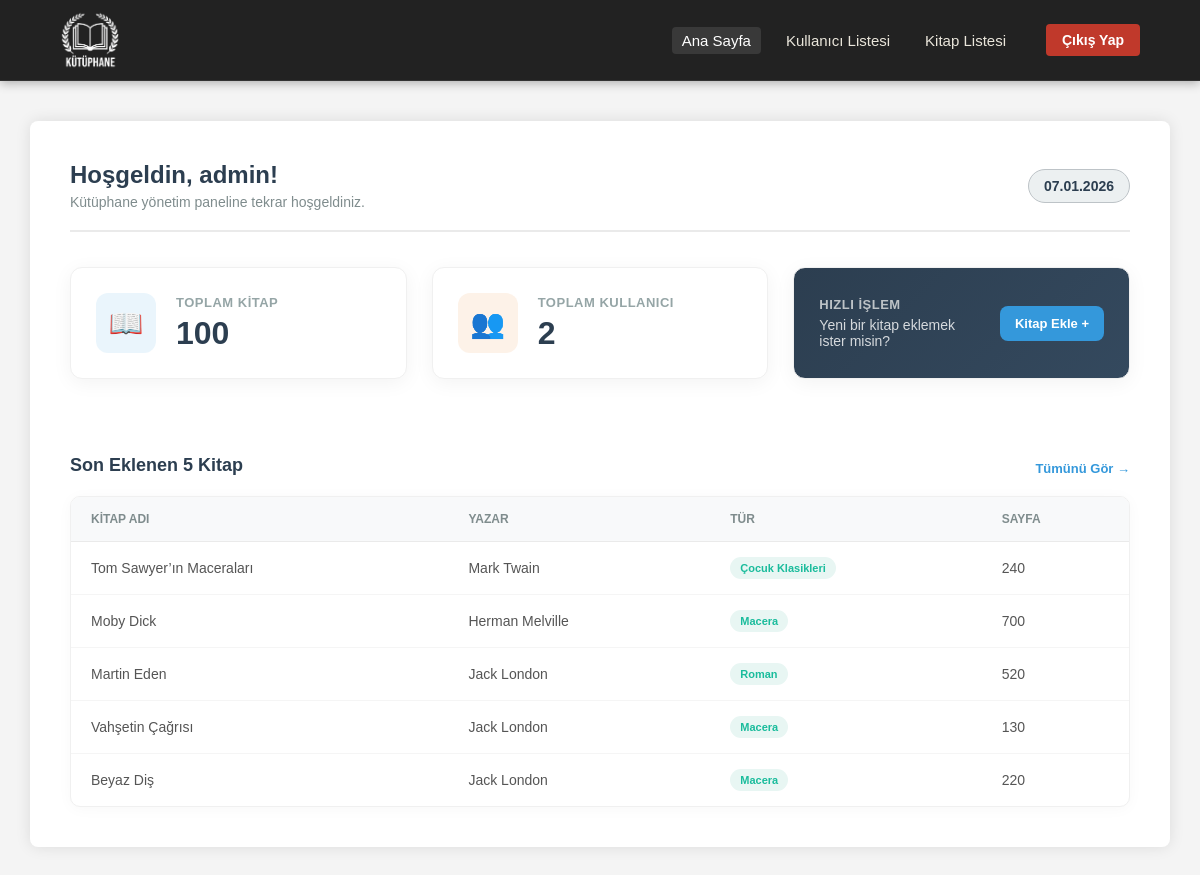
Screenshot of /index.php (signed in) with the database file from the repository.
### tables this page shows
CREATE TABLE `kitaplar` (
  `id` int NOT NULL,
  `kitap_adi` varchar(255) NOT NULL,
  `kitap_yazar` varchar(255) NOT NULL,
  `kitap_tur` varchar(100) NOT NULL,
  `sayfa_sayisi` int NOT NULL
);

### index.php (the view, shortened to what this page needs)
<?php
require_once 'db.php';
?>
<!DOCTYPE html>
<html lang="tr">
<head>
    <link rel="stylesheet" href="css/index.css">
</head>
<body>
    <header class="ust-kisim">
        <div class="kapsayici">
            <div class="logo-kutusu">
                <a href='index.php'>
                    <img src="images/logo/logo.png" alt="Kütüphane Logosu">
                </a>
            </div>
            <nav class="menu-alani">
                <div class="sayfa-linkleri">
                    <a href="index.php"
                        class="<?php echo (!isset($_GET['sayfa']) || $_GET['sayfa'] == 'anasayfa') ? 'secili-sayfa' : ''; ?>">
                        Ana Sayfa
                    </a>
                    <a href="index.php?sayfa=kullanicilar"
                        class="<?php echo (isset($_GET['sayfa']) && $_GET['sayfa'] == 'kullanicilar') ? 'secili-sayfa' : ''; ?>">
                        Kullanıcı Listesi
                    </a>
                    <a href="index.php?sayfa=kitaplar"
                        class="<?php echo (isset($_GET['sayfa']) && $_GET['sayfa'] == 'kitaplar') ? 'secili-sayfa' : ''; ?>">
                        Kitap Listesi
                    </a>
                </div>
                <a href="cikis.php" class="cikis-yap-btn">Çıkış Yap</a>
            </nav>
        </div>
    </header>
    <div class="icerik-alani">
        <div class="kapsayici beyaz-kutu">
            <?php
            $sayfa = isset($_GET['sayfa']) ? $_GET['sayfa'] : 'anasayfa';
            switch ($sayfa) {
                case 'anasayfa':
                    $kitap_sor = $db->prepare("SELECT COUNT(*) FROM kitaplar");
                    $kitap_sor->execute();
                    $kitap_sayisi = $kitap_sor->fetchColumn();
                    $uye_sor = $db->prepare("SELECT COUNT(*) FROM uyeler");
                    $uye_sor->execute();
                    $uye_sayisi = $uye_sor->fetchColumn();
                    ?>
                    <div class="panel-genel">
                        <div class="hosgeldin-yazisi">
                            <div>
                                <h2>Hoşgeldin, <?php echo $_SESSION['kullanici_adi']; ?>!</h2>
                                <p>Kütüphane yönetim paneline tekrar hoşgeldiniz.</p>
                            </div>
                            <div class="tarih-etiketi"><?php echo date("d.m.Y"); ?></div>
                        </div>
                        <div class="kutu-listesi">
                            <a href="index.php?sayfa=kitaplar" class="istatistik-kutu" style="text-decoration: none; color: inherit;">
                                <div class="ikon-kutusu mavi">
                                    📖
                                </div>
                                <div class="istatistik-bilgi">
                                    <span class="etiket">Toplam Kitap</span>
                                    <span class="deger"><?php echo $kitap_sayisi; ?></span>
                                </div>
                            </a>
                            <a href="index.php?sayfa=kullanicilar" class="istatistik-kutu" style="text-decoration: none; color: inherit;">
                                <div class="ikon-kutusu turuncu">
                                    👥
                                </div>
                                <div class="istatistik-bilgi">
                                    <span class="etiket">Toplam Kullanıcı</span>
                                    <span class="deger"><?php echo $uye_sayisi; ?></span>
                                </div>
                            </a>
                            <div class="istatistik-kutu islem-karti">
                                <div class="istatistik-bilgi">
                                    <span class="etiket">Hızlı İşlem</span>
                                    <p>Yeni bir kitap eklemek ister misin?</p>
                                </div>
                                <a href="index.php?sayfa=kitap_ekle" class="islem-butonu">Kitap Ekle +</a>
                            </div>
                        </div>
                        <br><br>
                        <div class="bolum-basligi">
                            <h3>Son Eklenen 5 Kitap</h3>
                            <a href="index.php?sayfa=kitaplar" class="tumunu-gor">Tümünü Gör →</a>
                        </div>
                        <?php
                        $son_kitaplar = $db->prepare("SELECT * FROM kitaplar ORDER BY id DESC LIMIT 5");
                        $son_kitaplar->execute();
                        $sonuclar = $son_kitaplar->fetchAll(PDO::FETCH_ASSOC);
                        ?>
                        <table class="yeni-tablo">
                            <thead>
                                <tr>
                                    <th>Kitap Adı</th>
                                    <th>Yazar</th>
                                    <th>Tür</th>
                                    <th>Sayfa</th>
                                </tr>
                            </thead>
                            <tbody>
                                <?php if(count($sonuclar) > 0) { ?>
                                    <?php foreach($sonuclar as $k){ ?>
                                    <tr>
                                        <td><?php echo $k['kitap_adi']; ?></td>
                                        <td><?php echo $k['kitap_yazar']; ?></td>
                                        <td><span class="rozet"><?php echo $k['kitap_tur']; ?></span></td>
                                        <td><?php echo $k['sayfa_sayisi']; ?></td>
                                    </tr>
                                    <?php } ?>
                                <?php } else { ?>
                                    <tr>
                                        <td colspan="4" style="text-align:center;">Henüz kitap eklenmemiş.</td>
                                    </tr>
                                <?php } ?>
                            </tbody>
                        </table>
                    </div>
                    <?php
                    break;
            }
            ?>
        </div>
    </div>
</body>
</html>

### css/index.css (style rules this page uses)
body,html { margin: 0; padding: 0; font-family: Arial, sans-serif; height: 100%; background-color: #222222; }
.kapsayici { width: 90%; max-width: 1200px; margin: 0 auto; }
.ust-kisim { background-color: #222222; border-bottom: 1px solid #333; padding: 10px 0; box-shadow: 0 2px 10px rgba(0,0,0,0.3); position: sticky; top: 0; z-index: 1000; }
.ust-kisim .kapsayici { display: flex; justify-content: space-between; align-items: center; width: 90%; max-width: 1200px; margin: 0 auto; }
.logo-kutusu img { height: 60px; width: auto; display: block; transition: transform 0.3s; }
.menu-alani { display: flex; align-items: center; gap: 30px; }
.sayfa-linkleri { display: flex; gap: 15px; }
.sayfa-linkleri a { color: #EAE6DB; text-decoration: none; font-size: 15px; font-weight: 500; padding: 5px 10px; border-radius: 4px; transition: all 0.3s ease; }
.sayfa-linkleri a:hover, .sayfa-linkleri a.secili-sayfa { color: #fff; background-color: rgba(255, 255, 255, 0.1); }
.cikis-yap-btn { background-color: #c0392b; color: white !important; text-decoration: none; padding: 8px 16px; border-radius: 4px; font-size: 14px; font-weight: bold; transition: background-color 0.3s; }
.icerik-alani { padding: 40px 0; background-color: #f4f4f4; min-height: 80vh; }
.beyaz-kutu { background-color: #ffffff; padding: 30px; border-radius: 8px; box-shadow: 0 0 15px rgba(0,0,0,0.1); color: #333; }
.panel-genel { padding: 10px; max-width: 1200px; margin: 0 auto; }
.hosgeldin-yazisi { display: flex; justify-content: space-between; align-items: center; margin-bottom: 35px; border-bottom: 2px solid #eaeaea; padding-bottom: 20px; }
.hosgeldin-yazisi h2 { margin: 0; font-size: 24px; color: #2c3e50; font-weight: 700; }
.hosgeldin-yazisi p { margin: 5px 0 0 0; color: #7f8c8d; font-size: 14px; }
.tarih-etiketi { background-color: #ecf0f1; color: #2c3e50; padding: 8px 15px; border-radius: 20px; font-weight: bold; font-size: 14px; border: 1px solid #bdc3c7; }
.kutu-listesi { display: grid; grid-template-columns: repeat(auto-fit, minmax(280px, 1fr)); gap: 25px; margin-bottom: 40px; }
.istatistik-kutu { background: #ffffff; border-radius: 12px; padding: 25px; box-shadow: 0 4px 20px rgba(0,0,0,0.05); border: 1px solid #f0f0f0; display: flex; align-items: center; gap: 20px; transition: transform 0.3s ease, box-shadow 0.3s ease; }
.ikon-kutusu { width: 60px; height: 60px; border-radius: 12px; display: flex; align-items: center; justify-content: center; font-size: 28px; }
.ikon-kutusu.mavi { background-color: rgba(52, 152, 219, 0.1); color: #2980b9; }
.ikon-kutusu.turuncu { background-color: rgba(230, 126, 34, 0.1); color: #d35400; }
.istatistik-bilgi { flex: 1; }
.istatistik-bilgi .etiket { display: block; color: #95a5a6; font-size: 13px; text-transform: uppercase; font-weight: 600; letter-spacing: 0.5px; margin-bottom: 5px; }
.istatistik-bilgi .deger { display: block; font-size: 32px; font-weight: 800; color: #2c3e50; }
.istatistik-kutu.islem-karti { background: linear-gradient(135deg, #2c3e50, #34495e); color: white; justify-content: space-between; }
.islem-karti .etiket { color: #bdc3c7; }
.islem-karti p { margin: 0; font-size: 14px; opacity: 0.8; }
.islem-butonu { background-color: #3498db; color: white; text-decoration: none; padding: 10px 15px; border-radius: 8px; font-size: 13px; font-weight: bold; transition: background 0.3s; }
.bolum-basligi { display: flex; justify-content: space-between; align-items: flex-end; margin-bottom: 20px; }
.bolum-basligi h3 { margin: 0; font-size: 18px; color: #2c3e50; }
.tumunu-gor { font-size: 13px; text-decoration: none; color: #3498db; font-weight: bold; }
.yeni-tablo { width: 100%; border-collapse: separate; border-spacing: 0; background: white; border-radius: 10px; overflow: hidden; box-shadow: 0 2px 15px rgba(0,0,0,0.03); border: 1px solid #f0f0f0; }
.yeni-tablo th { background-color: #f8f9fa; color: #7f8c8d; font-weight: 600; text-transform: uppercase; font-size: 12px; padding: 15px 20px; text-align: left; border-bottom: 1px solid #eaeaea; }
.yeni-tablo td { padding: 15px 20px; border-bottom: 1px solid #f5f5f5; font-size: 14px; color: #555; vertical-align: middle; }
.yeni-tablo tr:last-child td { border-bottom: none; }
.rozet { background-color: #e8f6f3; color: #1abc9c; padding: 5px 10px; border-radius: 20px; font-size: 11px; font-weight: bold; display: inline-block; }

### rows the page displays
kitaplar: kitap_adi "Tom Sawyer’ın Maceraları", kitap_yazar "Mark Twain", kitap_tur "Çocuk Klasikleri", sayfa_sayisi "240"
kitaplar: kitap_adi "Moby Dick", kitap_yazar "Herman Melville", kitap_tur "Macera", sayfa_sayisi "700"
kitaplar: kitap_adi "Martin Eden", kitap_yazar "Jack London", kitap_tur "Roman", sayfa_sayisi "520"
kitaplar: kitap_adi "Vahşetin Çağrısı", kitap_yazar "Jack London", kitap_tur "Macera", sayfa_sayisi "130"
kitaplar: kitap_adi "Beyaz Diş", kitap_yazar "Jack London", kitap_tur "Macera", sayfa_sayisi "220"

### other values shown
$_SESSION['kullanici_adi'] "admin"
$kitap_sayisi "100"
$uye_sayisi "2"
